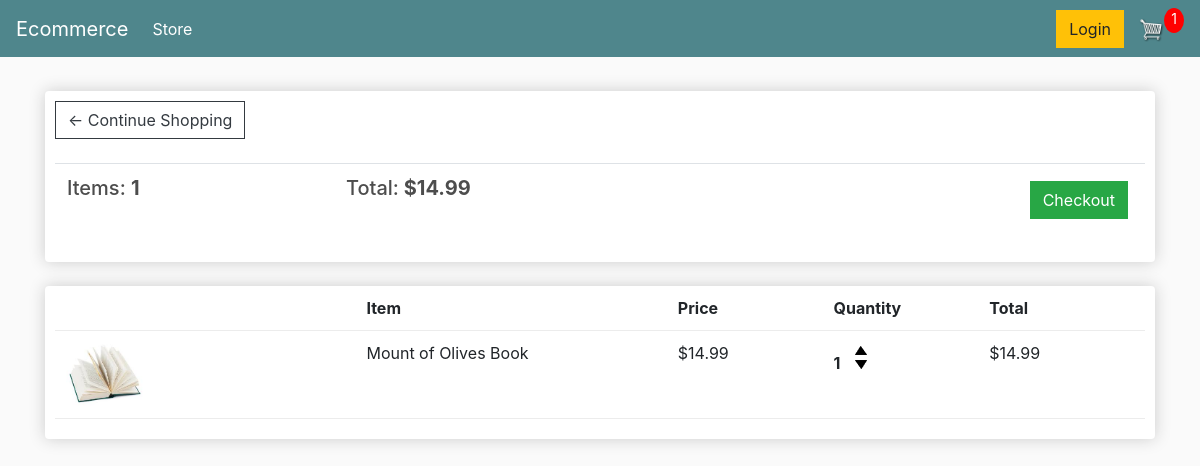
/cart/ (signed in), run on an earlier commit of the app's database.
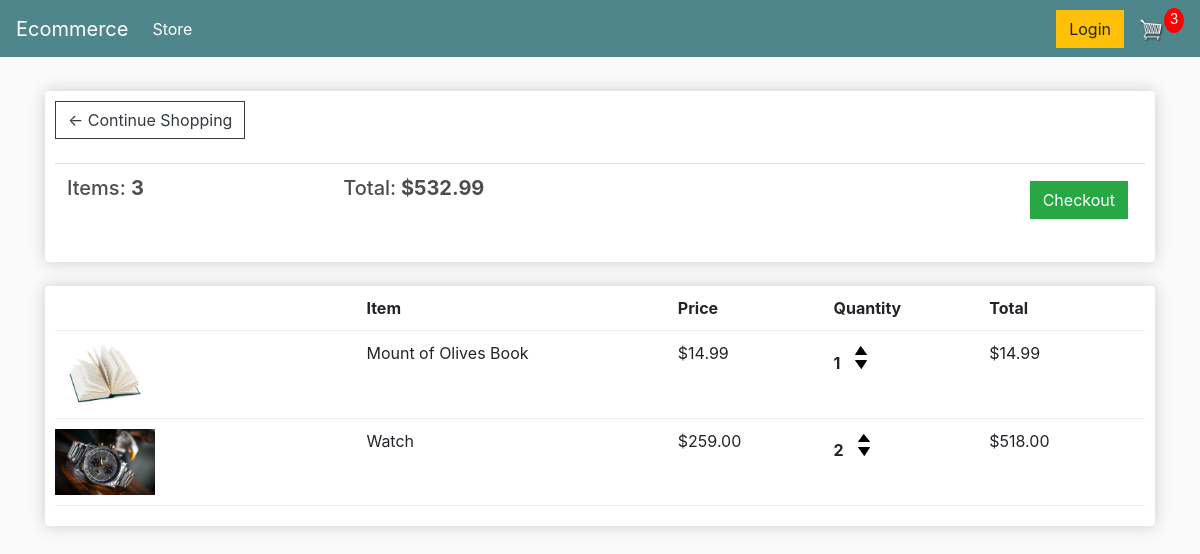
And on a later commit of the database.
### store/models.py (models this page shows, shortened)
class Order(models.Model):
    customer = models.ForeignKey(
        Customer, on_delete=models.SET_NULL, null=True, blank=True)
    date_ordered = models.DateTimeField(auto_now_add=True)
    complete = models.BooleanField(default=False)
    transaction_id = models.CharField(max_length=100, null=True)
    @property
    def get_cart_total(self):
        orderitems = self.orderitem_set.all()
        return sum(item.get_total for item in orderitems)
    @property
    def get_cart_items(self):
        orderitems = self.orderitem_set.all()
        return sum(item.quantity for item in orderitems)

class OrderItem(models.Model):
    product = models.ForeignKey(Product, on_delete=models.SET_NULL, null=True)
    order = models.ForeignKey(Order, on_delete=models.SET_NULL, null=True)
    quantity = models.IntegerField(default=0, null=True, blank=True)
    date_added = models.DateTimeField(auto_now_add=True)
    @property
    def get_total(self):
        return self.product.price * self.quantity

class Product(models.Model):
    name = models.CharField(max_length=200)
    price = models.FloatField()
    digital = models.BooleanField(default=False, null=True, blank=True)
    image = models.ImageField(null=True, blank=True)
    @property
    def imageURL(self):
        try:
            url = self.image.url
        except Exception:
            url = ''
        return url

### store/views.py (the view)
# urls.py: path('cart/', views.cart, name='cart'),
def cart(request):
    if request.user.is_authenticated:
        customer = request.user.customer
        order, created = Order.objects.get_or_create(
            customer=customer, complete=False)
        items = order.orderitem_set.all()
        cartItems = order.get_cart_items
    else:
        items = []
        order = {'get_cart_total': 0, 'get_cart_items': 0, 'shipping': False}
        cartItems = order['get_cart_items']
    context = {'items': items, 'order': order, 'cartItems': cartItems}
    return render(request, 'store/cart.html', context)

### store/templates/store/cart.html (shortened to what this page needs)
{% extends 'store/main.html' %}
{% load static %}
{% block content %}
<head>
</head>
<div class="row">
    <div class="col-lg-12">
        <div class="box-element">
            <a class="btn btn-outline-dark" href="{% url 'store' %}">&#x2190; Continue Shopping</a>
            <br>
            <br>
            <table class="table">
                <tr>
                    <th>
                        <h5>Items: <strong>{{order.get_cart_items}}</strong></h5>
                    </th>
                    <th>
                        <h5>Total:<strong> ${{order.get_cart_total|floatformat:2}}</strong></h5>
                    </th>
                    <th>
                        <a style="float:right; margin:5px;" class="btn btn-success"
                            href="{% url 'checkout' %}">Checkout</a>
                    </th>
                </tr>
            </table>
        </div>
        <br>
        <div class="box-element">
            <div class="cart-row">
                <div style="flex:2"></div>
                <div style="flex:2"><strong>Item</strong></div>
                <div style="flex:1"><strong>Price</strong></div>
                <div style="flex:1"><strong>Quantity</strong></div>
                <div style="flex:1"><strong>Total</strong></div>
            </div>
            {% for item in items %}
            <div class="cart-row">
                <div style="flex:2"><img class="row-image" src="{{item.product.imageURL}}"></div>
                <div style="flex:2">
                    <p>{{item.product.name}}</p>
                </div>
                <div style="flex:1">
                    <p>${{item.product.price|floatformat:2}}</p>
                </div>
                <div style="flex:1">
                    <p class="quantity">{{item.quantity}}</p>
                    <div class="quantity">
                        <img data-product="{{item.product.id}}" data-action="add" class="chg-quantity update-cart"
                            src="{% static  'images/arrow-up.png' %}">
                        <img data-product="{{item.product.id}}" data-action="remove" class="chg-quantity update-cart"
                            src="{% static  'images/arrow-down.png' %}">
                    </div>
                </div>
                <div style="flex:1">
                    <p>${{item.get_total|floatformat:2}}</p>
                </div>
            </div>
            {% endfor %}
        </div>
    </div>
    {% endblock content %}

What changed in the data, as far as the page shows it:
computed for Order: get_cart_items "1" → "3"; get_cart_total "14.99" → "532.99"
added OrderItem: product.imageURL (picture), product.name "Watch", product.price "259.00", quantity "2", get_total "518.00"
Also different on the page:
{{ cartItems }}: "1" → "3"
